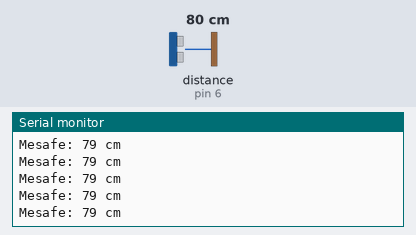
This sketch was run on a simulated Arduino Uno, built with avr-gcc and run on an emulated ATmega328P. On the bench: the last lines printed to the serial monitor. Wiring (inferred from the names in the program): ultrasonic range finder: trigger pin 7; echo pin 6. The inputs (shaded band) are chosen by the test bench; at power-on: distance to the obstacle (sensor on pin 6) 80 cm. The echo pulse lasts 58.3 µs per cm.

Above: at 1.2 s.
1.3 s: distance to the obstacle (sensor on pin 6) set to 2 cm
At 1.72 s:
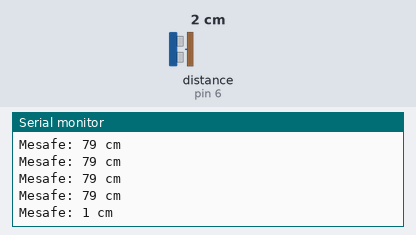
2.8 s: distance to the obstacle (sensor on pin 6) set to 4 cm
At 2.98 s:
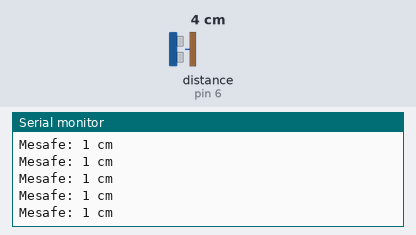
4.3 s: distance to the obstacle (sensor on pin 6) set to 299 cm
At 4.52 s:
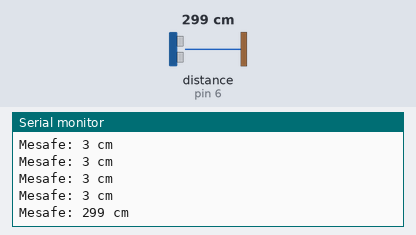
Timing chart, 0 to 7.3 s (numbered marks = the images above; inputs shaded):
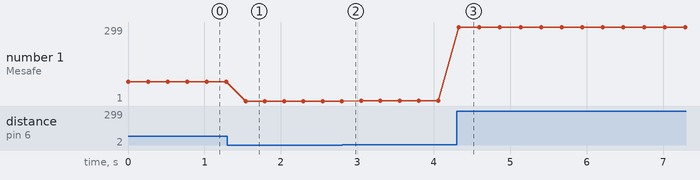

Measured:
- after the input at 1.3 s, the serial monitor: prints a new line after 0.24 s (image 1)
- after the input at 4.3 s, the serial monitor: prints a new line at once (image 3)
- plotted number 1: 79 → 1 after the input at 1.3 s, 1 → 3 after the input at 2.8 s, 3 → 299 after the input at 4.3 s

The sketch:

13-ultrasonicMesafeSensor.ino
```cpp
/* Önemli Not : Mesafe sensörünü bağlarken önce GND sonra VCC
 * bağlantısını yapınız. Bazı modüller gnd öncesi elektriksel
 * bağlantı sebebi ile kolay bozulabilmektedir. */

const int trig =7;
const int echo= 6;

int sure=0;
int mesafe=0;

void setup() {
pinMode(trig, OUTPUT);
pinMode(echo, INPUT);
Serial.begin(9600);
}

void loop() {
digitalWrite(trig, HIGH);
delayMicroseconds(1000);
digitalWrite(trig, LOW);
sure = pulseIn(echo, HIGH);
mesafe = (sure/2) / 29.1;
/* Ses hem gidip hem döndüğü için süre 2'ye bölünür.
 * 29.1 ise ses hızına göre cm'ye dönüşüm için kullanılır.
 * Bazı kaynaklar formülü süre/58 (cm) veya süre/140 (inch)
 * olarak vermektedir.*/
Serial.print("Mesafe: ");
Serial.print(mesafe);
Serial.println(" cm");
delay(250);
}
```
